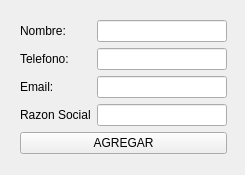
<?xml version="1.0" encoding="UTF-8"?>
<ui version="4.0">
 <class>addProvedores</class>
 <widget class="QWidget" name="addProvedores">
  <property name="geometry">
   <rect>
    <x>0</x>
    <y>0</y>
    <width>245</width>
    <height>175</height>
   </rect>
  </property>
  <property name="windowTitle">
   <string>Form</string>
  </property>
  <widget class="QWidget" name="">
   <property name="geometry">
    <rect>
     <x>20</x>
     <y>20</y>
     <width>207</width>
     <height>138</height>
    </rect>
   </property>
   <layout class="QGridLayout" name="gridLayout">
    <item row="0" column="0">
     <widget class="QLabel" name="label">
      <property name="text">
       <string>Nombre:</string>
      </property>
     </widget>
    </item>
    <item row="0" column="1">
     <widget class="QLineEdit" name="txt_nombre"/>
    </item>
    <item row="1" column="0">
     <widget class="QLabel" name="label_2">
      <property name="text">
       <string>Telefono:</string>
      </property>
     </widget>
    </item>
    <item row="1" column="1">
     <widget class="QLineEdit" name="txt_telf"/>
    </item>
    <item row="2" column="0">
     <widget class="QLabel" name="label_3">
      <property name="text">
       <string>Email:</string>
      </property>
     </widget>
    </item>
    <item row="2" column="1">
     <widget class="QLineEdit" name="txt_email">
      <property name="text">
       <string/>
      </property>
     </widget>
    </item>
    <item row="3" column="0">
     <widget class="QLabel" name="label_4">
      <property name="text">
       <string>Razon Social</string>
      </property>
     </widget>
    </item>
    <item row="3" column="1">
     <widget class="QLineEdit" name="txt_razonSocial">
      <property name="text">
       <string/>
      </property>
     </widget>
    </item>
    <item row="4" column="0" colspan="2">
     <widget class="QPushButton" name="btn_agregar">
      <property name="text">
       <string>AGREGAR</string>
      </property>
     </widget>
    </item>
   </layout>
  </widget>
 </widget>
 <resources/>
 <connections/>
</ui>
